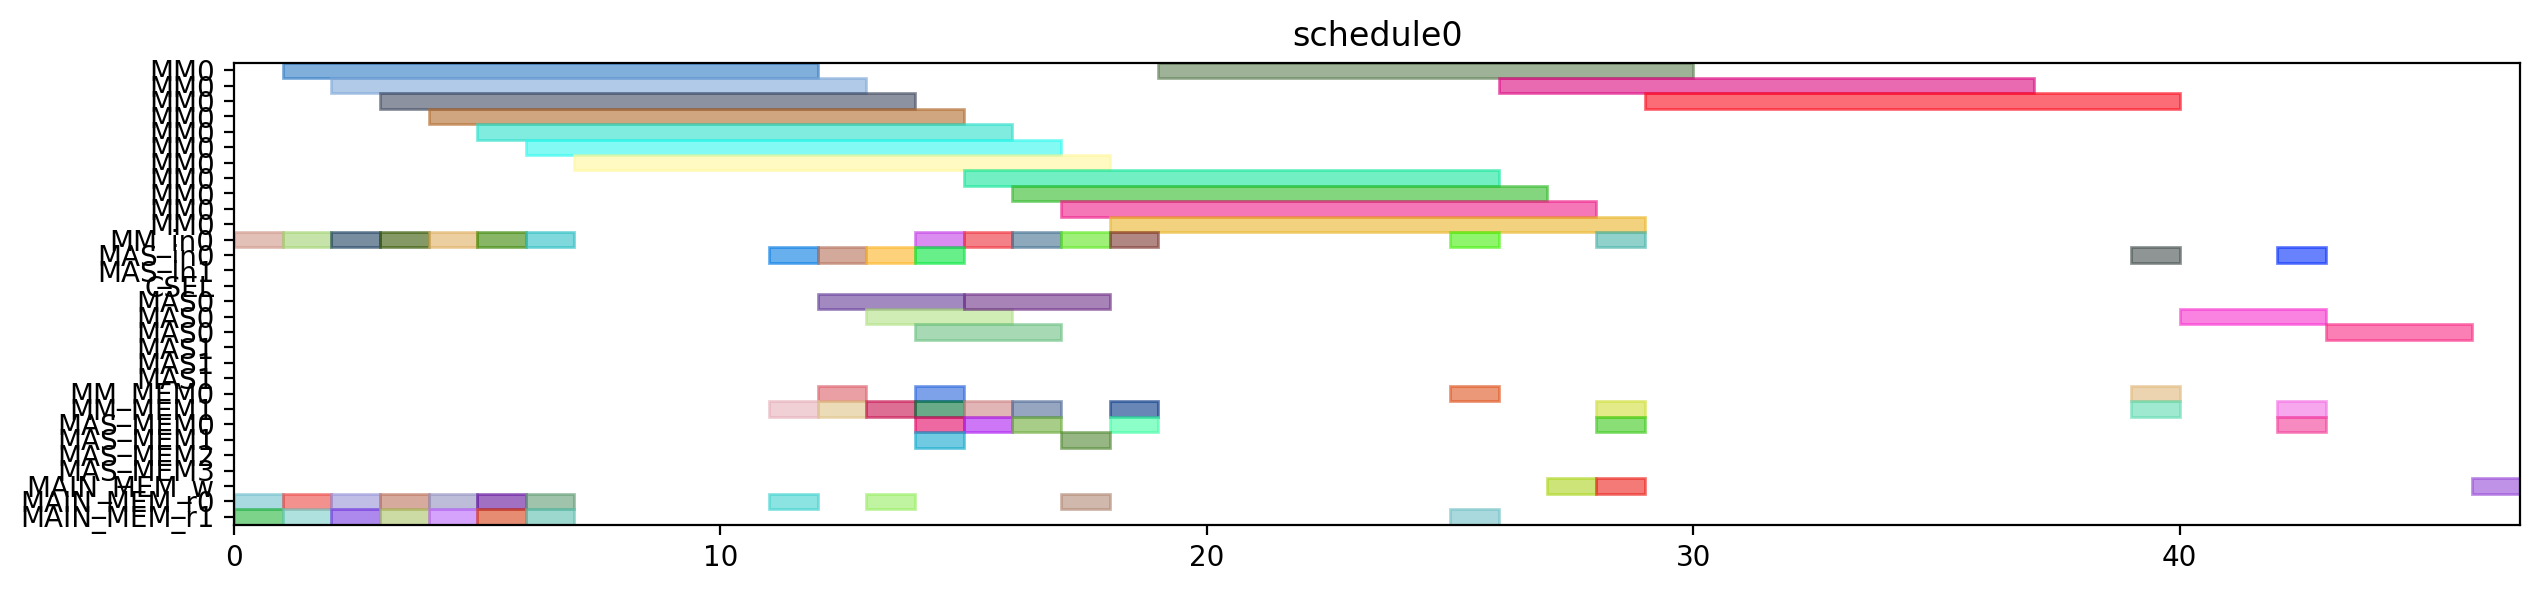

This figure's Python source:
from pyschedule import Scenario, solvers, plotters, alt


def solve():
	horizon = 120
	S = Scenario("schedule0", horizon=horizon)

	# resource
	MM = S.Resources('MM', num=1, size=11)
	MM_in = S.Resources('MM_in', num=1)
	MAS_in = S.Resources('MAS_in', num=2)
	CSEL = S.Resource('CSEL')
	MAS = S.Resources('MAS', num=2, size=3, periods=range(1, horizon))
	MM_MEM = S.Resources('MM_MEM', num=2)
	MAS_MEM = S.Resources('MAS_MEM', num=4)
	MAIN_MEM_w = S.Resource('MAIN_MEM_w', size=1)
	MAIN_MEM_r = S.Resources('MAIN_MEM_r', num=2)

	# result of previous scheduling

	# new tasks
	r1 = S.Task('r1', length=11, delay_cost=1)
	r1 += alt(MM)
	r1_in = S.Task('r1_in', length=1, delay_cost=1)
	r1_in += alt(MM_in)
	S += r1_in*MM_in[0]<=r1*MM[0]
	r1_mem0 = S.Task('r1_mem0', length=1, delay_cost=1)
	r1_mem0 += MAIN_MEM_r[0]
	S += r1_mem0 <= r1

	r1_mem1 = S.Task('r1_mem1', length=1, delay_cost=1)
	r1_mem1 += MAIN_MEM_r[1]
	S += r1_mem1 <= r1

	r3 = S.Task('r3', length=11, delay_cost=1)
	r3 += alt(MM)
	r3_in = S.Task('r3_in', length=1, delay_cost=1)
	r3_in += alt(MM_in)
	S += r3_in*MM_in[0]<=r3*MM[0]
	r3_mem0 = S.Task('r3_mem0', length=1, delay_cost=1)
	r3_mem0 += MAIN_MEM_r[0]
	S += r3_mem0 <= r3

	r3_mem1 = S.Task('r3_mem1', length=1, delay_cost=1)
	r3_mem1 += MAIN_MEM_r[1]
	S += r3_mem1 <= r3

	r4 = S.Task('r4', length=11, delay_cost=1)
	r4 += alt(MM)
	r4_in = S.Task('r4_in', length=1, delay_cost=1)
	r4_in += alt(MM_in)
	S += r4_in*MM_in[0]<=r4*MM[0]
	r4_mem0 = S.Task('r4_mem0', length=1, delay_cost=1)
	r4_mem0 += MAIN_MEM_r[0]
	S += r4_mem0 <= r4

	r4_mem1 = S.Task('r4_mem1', length=1, delay_cost=1)
	r4_mem1 += MAIN_MEM_r[1]
	S += r4_mem1 <= r4

	r5 = S.Task('r5', length=11, delay_cost=1)
	r5 += alt(MM)
	r5_in = S.Task('r5_in', length=1, delay_cost=1)
	r5_in += alt(MM_in)
	S += r5_in*MM_in[0]<=r5*MM[0]
	r5_mem0 = S.Task('r5_mem0', length=1, delay_cost=1)
	r5_mem0 += MAIN_MEM_r[0]
	S += r5_mem0 <= r5

	r5_mem1 = S.Task('r5_mem1', length=1, delay_cost=1)
	r5_mem1 += MAIN_MEM_r[1]
	S += r5_mem1 <= r5

	r6 = S.Task('r6', length=11, delay_cost=1)
	r6 += alt(MM)
	r6_in = S.Task('r6_in', length=1, delay_cost=1)
	r6_in += alt(MM_in)
	S += r6_in*MM_in[0]<=r6*MM[0]
	r6_mem0 = S.Task('r6_mem0', length=1, delay_cost=1)
	r6_mem0 += MAIN_MEM_r[0]
	S += r6_mem0 <= r6

	r6_mem1 = S.Task('r6_mem1', length=1, delay_cost=1)
	r6_mem1 += MAIN_MEM_r[1]
	S += r6_mem1 <= r6

	r12 = S.Task('r12', length=11, delay_cost=1)
	r12 += alt(MM)
	r12_in = S.Task('r12_in', length=1, delay_cost=1)
	r12_in += alt(MM_in)
	S += r12_in*MM_in[0]<=r12*MM[0]
	r12_mem0 = S.Task('r12_mem0', length=1, delay_cost=1)
	r12_mem0 += MAIN_MEM_r[0]
	S += r12_mem0 <= r12

	r12_mem1 = S.Task('r12_mem1', length=1, delay_cost=1)
	r12_mem1 += MAIN_MEM_r[1]
	S += r12_mem1 <= r12

	r13 = S.Task('r13', length=11, delay_cost=1)
	r13 += alt(MM)
	r13_in = S.Task('r13_in', length=1, delay_cost=1)
	r13_in += alt(MM_in)
	S += r13_in*MM_in[0]<=r13*MM[0]
	r13_mem0 = S.Task('r13_mem0', length=1, delay_cost=1)
	r13_mem0 += MAIN_MEM_r[0]
	S += r13_mem0 <= r13

	r13_mem1 = S.Task('r13_mem1', length=1, delay_cost=1)
	r13_mem1 += MAIN_MEM_r[1]
	S += r13_mem1 <= r13

	r2 = S.Task('r2', length=3, delay_cost=1)
	r2 += alt(MAS)
	r2_in = S.Task('r2_in', length=1, delay_cost=1)
	r2_in += alt(MAS_in)
	S += r2_in*MAS_in[0]<=r2*MAS[0]

	S += r2_in*MAS_in[1]<=r2*MAS[1]

	r2_mem0 = S.Task('r2_mem0', length=1, delay_cost=1)
	r2_mem0 += alt(MM_MEM)
	S += (r1*MM[0])-1 < r2_mem0*MM_MEM[0]
	S += r2_mem0 <= r2

	r2_mem1 = S.Task('r2_mem1', length=1, delay_cost=1)
	r2_mem1 += alt(MM_MEM)
	S += (r1*MM[0])-1 < r2_mem1*MM_MEM[1]
	S += r2_mem1 <= r2

	r7 = S.Task('r7', length=3, delay_cost=1)
	r7 += alt(MAS)
	r7_in = S.Task('r7_in', length=1, delay_cost=1)
	r7_in += alt(MAS_in)
	S += r7_in*MAS_in[0]<=r7*MAS[0]

	S += r7_in*MAS_in[1]<=r7*MAS[1]

	r7_mem0 = S.Task('r7_mem0', length=1, delay_cost=1)
	r7_mem0 += alt(MM_MEM)
	S += (r5*MM[0])-1 < r7_mem0*MM_MEM[0]
	S += r7_mem0 <= r7

	r7_mem1 = S.Task('r7_mem1', length=1, delay_cost=1)
	r7_mem1 += alt(MM_MEM)
	S += (r6*MM[0])-1 < r7_mem1*MM_MEM[1]
	S += r7_mem1 <= r7

	r8 = S.Task('r8', length=3, delay_cost=1)
	r8 += alt(MAS)
	r8_in = S.Task('r8_in', length=1, delay_cost=1)
	r8_in += alt(MAS_in)
	S += r8_in*MAS_in[0]<=r8*MAS[0]

	S += r8_in*MAS_in[1]<=r8*MAS[1]

	r8_mem0 = S.Task('r8_mem0', length=1, delay_cost=1)
	r8_mem0 += MAIN_MEM_r[0]
	S += r8_mem0 <= r8

	r8_mem1 = S.Task('r8_mem1', length=1, delay_cost=1)
	r8_mem1 += alt(MM_MEM)
	S += (r4*MM[0])-1 < r8_mem1*MM_MEM[1]
	S += r8_mem1 <= r8

	r10 = S.Task('r10', length=3, delay_cost=1)
	r10 += alt(MAS)
	r10_in = S.Task('r10_in', length=1, delay_cost=1)
	r10_in += alt(MAS_in)
	S += r10_in*MAS_in[0]<=r10*MAS[0]

	S += r10_in*MAS_in[1]<=r10*MAS[1]

	r10_mem0 = S.Task('r10_mem0', length=1, delay_cost=1)
	r10_mem0 += MAIN_MEM_r[0]
	S += r10_mem0 <= r10

	r10_mem1 = S.Task('r10_mem1', length=1, delay_cost=1)
	r10_mem1 += alt(MM_MEM)
	S += (r4*MM[0])-1 < r10_mem1*MM_MEM[1]
	S += r10_mem1 <= r10

	r9 = S.Task('r9', length=11, delay_cost=1)
	r9 += alt(MM)
	r9_in = S.Task('r9_in', length=1, delay_cost=1)
	r9_in += alt(MM_in)
	S += r9_in*MM_in[0]<=r9*MM[0]
	r9_mem0 = S.Task('r9_mem0', length=1, delay_cost=1)
	r9_mem0 += MAIN_MEM_r[0]
	S += r9_mem0 <= r9

	r9_mem1 = S.Task('r9_mem1', length=1, delay_cost=1)
	r9_mem1 += alt(MAS_MEM)
	S += (r7*MAS[0])-1 < r9_mem1*MAS_MEM[1]
	S += (r7*MAS[1])-1 < r9_mem1*MAS_MEM[3]
	S += r9_mem1 <= r9

	r11 = S.Task('r11', length=11, delay_cost=1)
	r11 += alt(MM)
	r11_in = S.Task('r11_in', length=1, delay_cost=1)
	r11_in += alt(MM_in)
	S += r11_in*MM_in[0]<=r11*MM[0]
	r11_mem0 = S.Task('r11_mem0', length=1, delay_cost=1)
	r11_mem0 += alt(MAS_MEM)
	S += (r10*MAS[0])-1 < r11_mem0*MAS_MEM[0]
	S += (r10*MAS[1])-1 < r11_mem0*MAS_MEM[2]
	S += r11_mem0 <= r11

	r11_mem1 = S.Task('r11_mem1', length=1, delay_cost=1)
	r11_mem1 += alt(MAS_MEM)
	S += (r10*MAS[0])-1 < r11_mem1*MAS_MEM[1]
	S += (r10*MAS[1])-1 < r11_mem1*MAS_MEM[3]
	S += r11_mem1 <= r11

	PX_new = S.Task('PX_new', length=11, delay_cost=1)
	PX_new += alt(MM)
	PX_new_in = S.Task('PX_new_in', length=1, delay_cost=1)
	PX_new_in += alt(MM_in)
	S += PX_new_in*MM_in[0]<=PX_new*MM[0]
	S += 0<PX_new

	PX_new_w = S.Task('PX_new_w', length=1, delay_cost=1)
	PX_new_w += alt(MAIN_MEM_w)
	S += PX_new <= PX_new_w

	PX_new_mem0 = S.Task('PX_new_mem0', length=1, delay_cost=1)
	PX_new_mem0 += alt(MAS_MEM)
	S += (r2*MAS[0])-1 < PX_new_mem0*MAS_MEM[0]
	S += (r2*MAS[1])-1 < PX_new_mem0*MAS_MEM[2]
	S += PX_new_mem0 <= PX_new

	PX_new_mem1 = S.Task('PX_new_mem1', length=1, delay_cost=1)
	PX_new_mem1 += alt(MM_MEM)
	S += (r12*MM[0])-1 < PX_new_mem1*MM_MEM[1]
	S += PX_new_mem1 <= PX_new

	r14 = S.Task('r14', length=11, delay_cost=1)
	r14 += alt(MM)
	r14_in = S.Task('r14_in', length=1, delay_cost=1)
	r14_in += alt(MM_in)
	S += r14_in*MM_in[0]<=r14*MM[0]
	r14_mem0 = S.Task('r14_mem0', length=1, delay_cost=1)
	r14_mem0 += alt(MAS_MEM)
	S += (r2*MAS[0])-1 < r14_mem0*MAS_MEM[0]
	S += (r2*MAS[1])-1 < r14_mem0*MAS_MEM[2]
	S += r14_mem0 <= r14

	r14_mem1 = S.Task('r14_mem1', length=1, delay_cost=1)
	r14_mem1 += alt(MM_MEM)
	S += (r3*MM[0])-1 < r14_mem1*MM_MEM[1]
	S += r14_mem1 <= r14

	Z1_new = S.Task('Z1_new', length=11, delay_cost=1)
	Z1_new += alt(MM)
	Z1_new_in = S.Task('Z1_new_in', length=1, delay_cost=1)
	Z1_new_in += alt(MM_in)
	S += Z1_new_in*MM_in[0]<=Z1_new*MM[0]
	S += 0<Z1_new

	Z1_new_w = S.Task('Z1_new_w', length=1, delay_cost=1)
	Z1_new_w += alt(MAIN_MEM_w)
	S += Z1_new <= Z1_new_w

	Z1_new_mem0 = S.Task('Z1_new_mem0', length=1, delay_cost=1)
	Z1_new_mem0 += alt(MAS_MEM)
	S += (r2*MAS[0])-1 < Z1_new_mem0*MAS_MEM[0]
	S += (r2*MAS[1])-1 < Z1_new_mem0*MAS_MEM[2]
	S += Z1_new_mem0 <= Z1_new

	Z1_new_mem1 = S.Task('Z1_new_mem1', length=1, delay_cost=1)
	Z1_new_mem1 += alt(MM_MEM)
	S += (r13*MM[0])-1 < Z1_new_mem1*MM_MEM[1]
	S += Z1_new_mem1 <= Z1_new

	r15 = S.Task('r15', length=11, delay_cost=1)
	r15 += alt(MM)
	r15_in = S.Task('r15_in', length=1, delay_cost=1)
	r15_in += alt(MM_in)
	S += r15_in*MM_in[0]<=r15*MM[0]
	r15_mem0 = S.Task('r15_mem0', length=1, delay_cost=1)
	r15_mem0 += alt(MAS_MEM)
	S += (r8*MAS[0])-1 < r15_mem0*MAS_MEM[0]
	S += (r8*MAS[1])-1 < r15_mem0*MAS_MEM[2]
	S += r15_mem0 <= r15

	r15_mem1 = S.Task('r15_mem1', length=1, delay_cost=1)
	r15_mem1 += alt(MM_MEM)
	S += (r9*MM[0])-1 < r15_mem1*MM_MEM[1]
	S += r15_mem1 <= r15

	r16 = S.Task('r16', length=11, delay_cost=1)
	r16 += alt(MM)
	r16_in = S.Task('r16_in', length=1, delay_cost=1)
	r16_in += alt(MM_in)
	S += r16_in*MM_in[0]<=r16*MM[0]
	r16_mem0 = S.Task('r16_mem0', length=1, delay_cost=1)
	r16_mem0 += alt(MM_MEM)
	S += (r11*MM[0])-1 < r16_mem0*MM_MEM[0]
	S += r16_mem0 <= r16

	r16_mem1 = S.Task('r16_mem1', length=1, delay_cost=1)
	r16_mem1 += MAIN_MEM_r[1]
	S += r16_mem1 <= r16

	r17 = S.Task('r17', length=3, delay_cost=1)
	r17 += alt(MAS)
	r17_in = S.Task('r17_in', length=1, delay_cost=1)
	r17_in += alt(MAS_in)
	S += r17_in*MAS_in[0]<=r17*MAS[0]

	S += r17_in*MAS_in[1]<=r17*MAS[1]

	r17_mem0 = S.Task('r17_mem0', length=1, delay_cost=1)
	r17_mem0 += alt(MM_MEM)
	S += (r14*MM[0])-1 < r17_mem0*MM_MEM[0]
	S += r17_mem0 <= r17

	r17_mem1 = S.Task('r17_mem1', length=1, delay_cost=1)
	r17_mem1 += alt(MM_MEM)
	S += (r15*MM[0])-1 < r17_mem1*MM_MEM[1]
	S += r17_mem1 <= r17

	PY_new = S.Task('PY_new', length=3, delay_cost=1)
	PY_new += alt(MAS)
	PY_new_in = S.Task('PY_new_in', length=1, delay_cost=1)
	PY_new_in += alt(MAS_in)
	S += PY_new_in*MAS_in[0]<=PY_new*MAS[0]

	S += PY_new_in*MAS_in[1]<=PY_new*MAS[1]

	S += 0<PY_new

	PY_new_w = S.Task('PY_new_w', length=1, delay_cost=1)
	PY_new_w += alt(MAIN_MEM_w)
	S += PY_new <= PY_new_w

	PY_new_mem0 = S.Task('PY_new_mem0', length=1, delay_cost=1)
	PY_new_mem0 += alt(MAS_MEM)
	S += (r17*MAS[0])-1 < PY_new_mem0*MAS_MEM[0]
	S += (r17*MAS[1])-1 < PY_new_mem0*MAS_MEM[2]
	S += PY_new_mem0 <= PY_new

	PY_new_mem1 = S.Task('PY_new_mem1', length=1, delay_cost=1)
	PY_new_mem1 += alt(MM_MEM)
	S += (r16*MM[0])-1 < PY_new_mem1*MM_MEM[1]
	S += PY_new_mem1 <= PY_new

	solvers.mip.solve(S,msg=1,kind='CPLEX',ratio_gap=1.01)

	solution = [['hoge']*len(S.solution()[1]) for i in range(len(S.solution()))]
	for i in range(len(S.solution())):
		for j in range(len(S.solution()[i])):
			solution[i][j]=str(S.solution()[i][j])
	print(solution)

	cycles = int(solution[-1][3])

	pic_file_name = "/mnt/rose/usr1/fukuda/ABE/multiRAM_multiMAS_16mux/scheduling_result/stage11MM1_stage3MAS2/EP_YRECOVER/schedule0.png"
	if(S.solution() != []):
		plotters.matplotlib.plot(S,img_filename=pic_file_name, show_task_labels=False, fig_size=(cycles*0.25+3, 3))

	return solution
